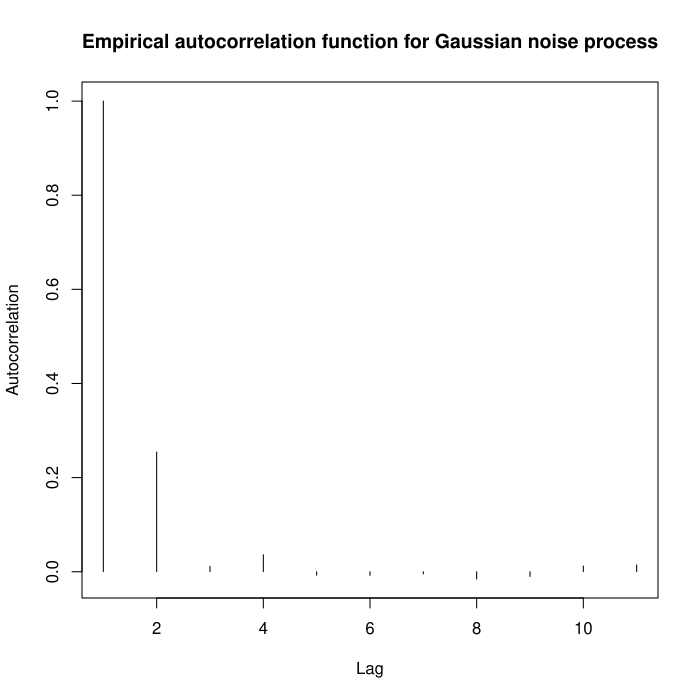

The script that drew this image:
# Set the parameters
n <- 1000 # number of observations
theta <- 0.3 # value of theta
sigma <- 1 # standard deviation of white noise

# Generate a Gaussian white noise
Z <- rnorm(n, mean = 0, sd = sigma)

# Initialize the moving average process
X <- rep(0, n)

# Define the moving average process
for (t in 2:n) {
    X[t] <- Z[t] + theta * Z[t - 1]
}

# Define a function to calculate the empirical autocorrelation
autocorr <- function(x, h) {
    # x is the input series, h is the lag
    n <- length(x) # length of the series
    x_mean <- mean(x) # mean of the series
    num <- sum((x[(h + 1):n] - x_mean) * (x[1:(n - h)] - x_mean)) # numerator
    den <- sum((x - x_mean)^2) # denominator
    return(num / den)
}

# Set the maximum lag to plot
max_lag <- 10

# Plot the empirical autocorrelation function for Gaussian noise process
plot(sapply(0:max_lag, function(h) autocorr(X, h)), type = "h", main = "Empirical autocorrelation function for Gaussian noise process", xlab = "Lag", ylab = "Autocorrelation")
